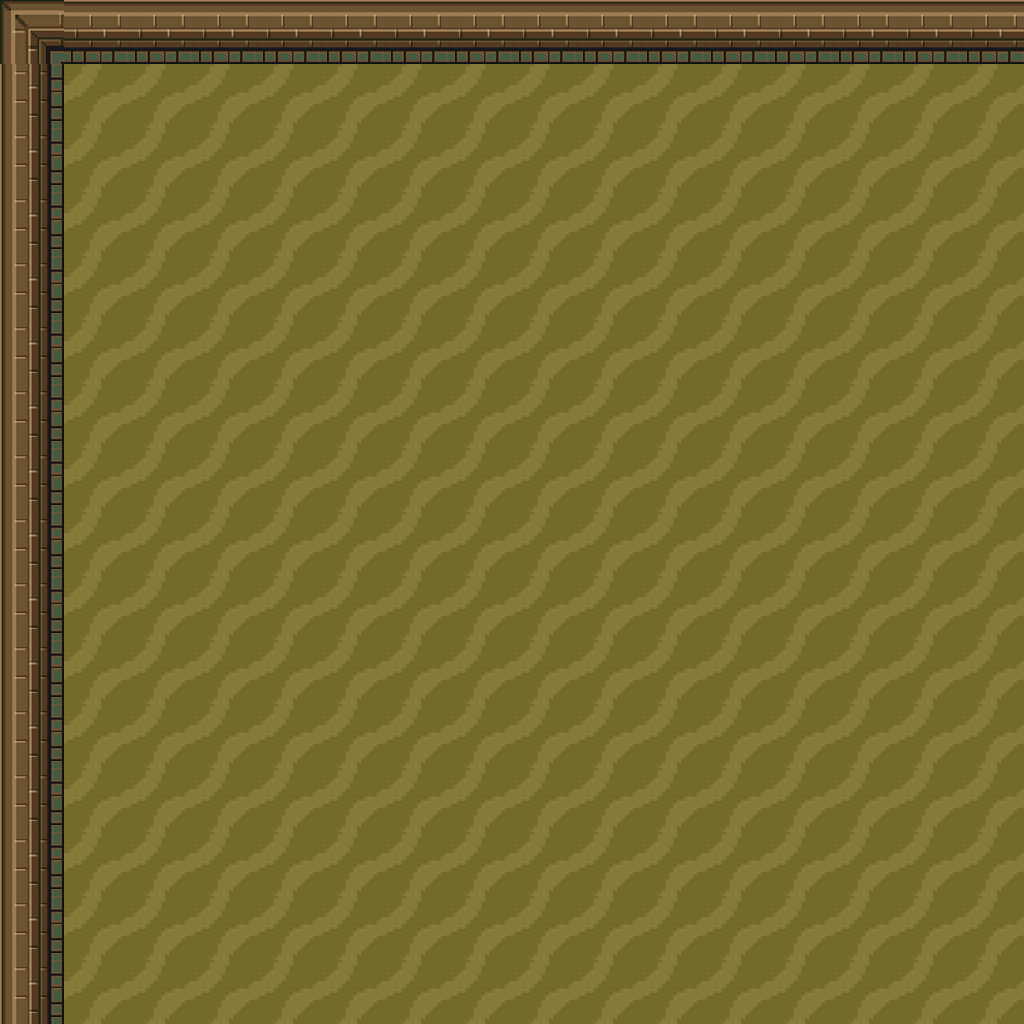

Tiled map render using the project's own tile images. Description and the whole map definition, tile-layer contents included, below:
An orthogonal 16x16 tile map with 64x64 px tiles, 2 tile layers (ground, walls).

<map version="1.5" tiledversion="1.7.2" orientation="orthogonal" renderorder="right-down" width="16" height="16" tilewidth="64" tileheight="64" infinite="0" nextlayerid="3" nextobjectid="1">
 <tileset firstgid="1" name="dungeon_tiles" tilewidth="64" tileheight="64" tilecount="4" columns="0">
  <grid orientation="orthogonal" width="1" height="1" />
  <tile id="0">
   <image width="64" height="64" source="tiles/dungeon_corner.png" />
  </tile>
  <tile id="1">
   <image width="64" height="64" source="tiles/dungeon_wall.png" />
  </tile>
  <tile id="2">
   <image width="64" height="64" source="tiles/dungeon_wall_right.png" />
  </tile>
  <tile id="3">
   <image width="64" height="64" source="tiles/sandy_floor.png" />
  </tile>
 </tileset>
 <layer id="2" name="ground" width="16" height="16">
  <data encoding="csv">
4,4,4,4,4,4,4,4,4,4,4,4,4,4,4,4,
4,4,4,4,4,4,4,4,4,4,4,4,4,4,4,4,
4,4,4,4,4,4,4,4,4,4,4,4,4,4,4,4,
4,4,4,4,4,4,4,4,4,4,4,4,4,4,4,4,
4,4,4,4,4,4,4,4,4,4,4,4,4,4,4,4,
4,4,4,4,4,4,4,4,4,4,4,4,4,4,4,4,
4,4,4,4,4,4,4,4,4,4,4,4,4,4,4,4,
4,4,4,4,4,4,4,4,4,4,4,4,4,4,4,4,
4,4,4,4,4,4,4,4,4,4,4,4,4,4,4,4,
4,4,4,4,4,4,4,4,4,4,4,4,4,4,4,4,
4,4,4,4,4,4,4,4,4,4,4,4,4,4,4,4,
4,4,4,4,4,4,4,4,4,4,4,4,4,4,4,4,
4,4,4,4,4,4,4,4,4,4,4,4,4,4,4,4,
4,4,4,4,4,4,4,4,4,4,4,4,4,4,4,4,
4,4,4,4,4,4,4,4,4,4,4,4,4,4,4,4,
4,4,4,4,4,4,4,4,4,4,4,4,4,4,4,4
</data>
 </layer>
 <layer id="1" name="walls" width="16" height="16">
  <data encoding="csv">
3221225473,1610612738,1610612738,1610612738,1610612738,1610612738,1610612738,1610612738,1610612738,1610612738,1610612738,1610612738,1610612738,1610612738,1610612738,1610612738,
3221225474,0,0,0,0,0,0,0,0,0,0,0,0,0,0,0,
3221225474,0,0,0,0,0,0,0,0,0,0,0,0,0,0,0,
3221225474,0,0,0,0,0,0,0,0,0,0,0,0,0,0,0,
3221225474,0,0,0,0,0,0,0,0,0,0,0,0,0,0,0,
3221225474,0,0,0,0,0,0,0,0,0,0,0,0,0,0,0,
3221225474,0,0,0,0,0,0,0,0,0,0,0,0,0,0,0,
3221225474,0,0,0,0,0,0,0,0,0,0,0,0,0,0,0,
3221225474,0,0,0,0,0,0,0,0,0,0,0,0,0,0,0,
3221225474,0,0,0,0,0,0,0,0,0,0,0,0,0,0,0,
3221225474,0,0,0,0,0,0,0,0,0,0,0,0,0,0,0,
3221225474,0,0,0,0,0,0,0,0,0,0,0,0,0,0,0,
3221225474,0,0,0,0,0,0,0,0,0,0,0,0,0,0,0,
3221225474,0,0,0,0,0,0,0,0,0,0,0,0,0,0,0,
3221225474,0,0,0,0,0,0,0,0,0,0,0,0,0,0,0,
3221225475,0,0,0,0,0,0,0,0,0,0,0,0,0,0,0
</data>
 </layer>
</map>
